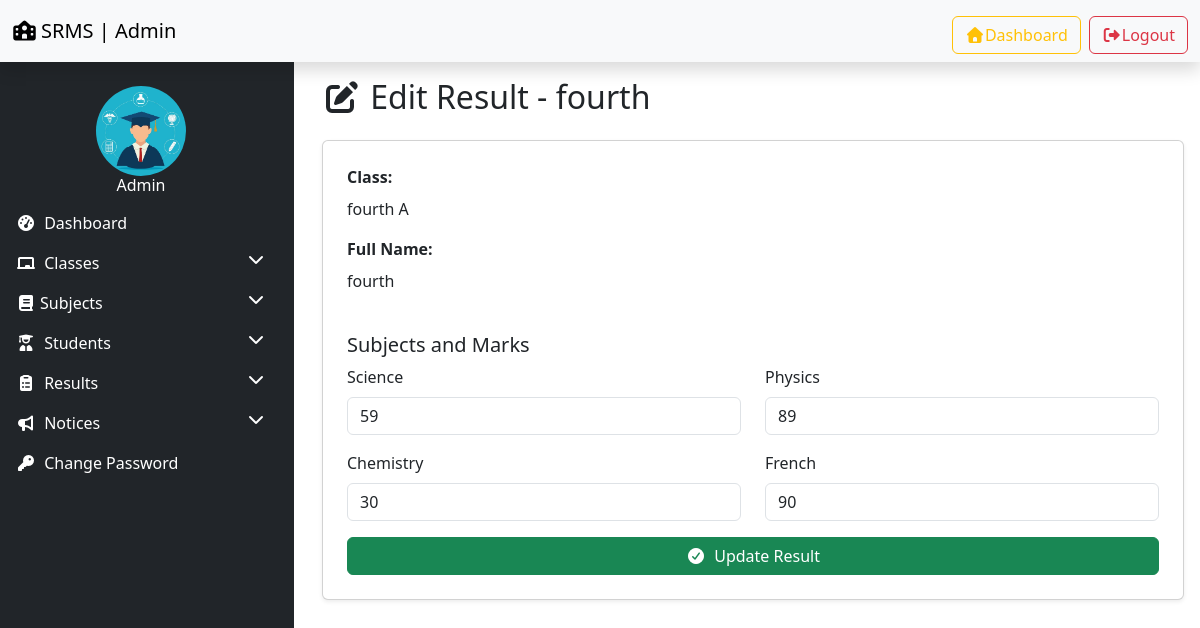
Screenshot of /edit_result/1/ (signed in) with the database file from the repository.
### resultapp/models.py (models this page shows, shortened)
class Student(models.Model):
    GRNDER_CHOICES = (
        ('Male','Male'),
        ('Female','Female'),
    )
    name = models.CharField(max_length=100)
    roll_id = models.CharField(max_length=30)
    email = models.EmailField(max_length=50)
    gender = models.EmailField(max_length=10,choices=GRNDER_CHOICES)
    dob = models.CharField(max_length=100)
    student_class = models.ForeignKey(Class,on_delete=models.SET_NULL,null=True)
    reg_date = models.DateTimeField(auto_now_add=True)
    updation_date = models.DateTimeField(auto_now=True)
    status = models.IntegerField(default=1)

class Class(models.Model):
    class_name = models.CharField(max_length=50)
    class_numeric = models.IntegerField()
    section = models.CharField(max_length=20)
    creation_date = models.DateTimeField(auto_now_add=True)
    updation_date = models.DateTimeField(auto_now=True)

class Result(models.Model):
    student = models.ForeignKey(Student,on_delete=models.CASCADE)
    student_class = models.ForeignKey(Class,on_delete=models.SET_NULL,null=True)
    subject = models.ForeignKey(Subject,on_delete=models.SET_NULL,null=True)
    marks = models.IntegerField()
    posting_date = models.DateTimeField(auto_now_add=True)
    updation_date = models.DateTimeField(auto_now=True)

class Subject(models.Model):
    subject_name = models.CharField(max_length=100)
    subject_code = models.CharField(max_length=20)
    creation_date = models.DateTimeField(auto_now_add=True)
    updation_date = models.DateTimeField(auto_now=True)

### resultapp/views.py (the view, shortened to what this page needs)
# urls.py: path('edit_result/<int:stid>/',edit_result, name='edit_result'),
@login_required
def edit_result(request,stid):
    student = get_object_or_404(Student,id=stid)
    results = Result.objects.filter(student=student)
    return render(request,'edit_result.html',locals())

### resultapp/templates/edit_result.html (shortened to what this page needs)
{% extends 'admin_base.html' %}
{% load static %}
{% block content %}
<div class="container">
   <h2 class="mb-4"><i class="fas fa-edit"></i> Edit Result - {{student.name}}</h2>
    <form method="post" class="card p-4 shadow-sm">
         <div class="mb-3">
            <label class="form-label"><strong>Class: </strong></label>
            <div>{{student.student_class.class_name}} {{student.student_class.section}}</div>
         </div>
         <div  class="mb-3">
            <label class="form-label"><strong>Full Name:</strong></label>
            <div>{{student.name}}</div>
         </div>
         <h5 class="mt-4">Subjects and Marks</h5>
         <div class="row">
            {% for res in results %}
               <div class="col-md-6">
                   <div  class="mb-3">
            <label class="form-label">{{res.subject.subject_name}}</label>
            <input type="number" class="form-control"  name="marks[]" required  value="{{res.marks}}">
         </div>
               </div>
            {% endfor %}
         </div>
         <button type="submit" class="btn btn-success">
           <i class="fas fa-check-circle me-1"></i> Update Result
         </button>
    </form>
</div>
{% endblock %}

### rows the page displays
Student: name "fourth", student_class.class_name "fourth", student_class.section "A"
Result: subject.subject_name "Science", marks "59"
Result: subject.subject_name "Physics", marks "89"
Result: subject.subject_name "Chemistry", marks "30"
Result: subject.subject_name "French", marks "90"
